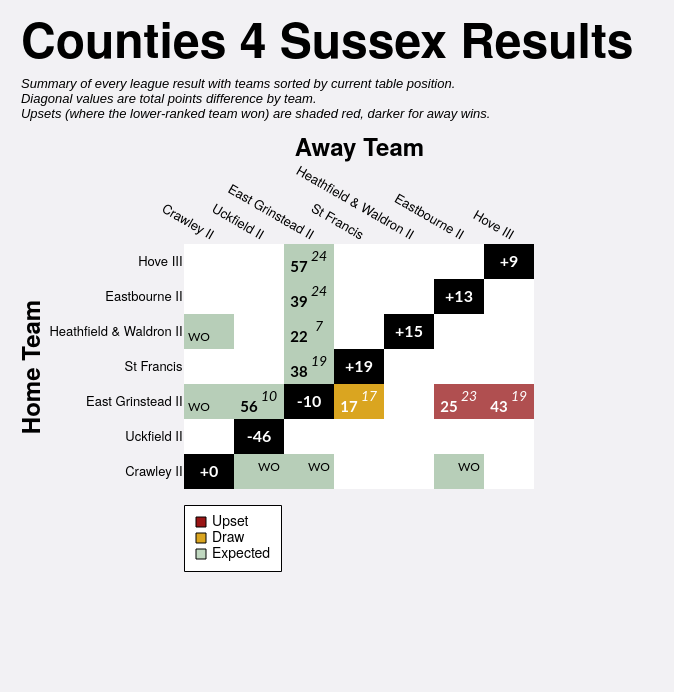

Specify this chart in Vega-Lite:
### Vega-Lite specification from a JSON file in a GitHub repository (floating-point values rounded to 4 significant figures)
{"config": {"axis": {"labelFont": "PT Sans Narrow, Helvetica Neue, Helvetica, Arial, sans-serif", "titleFont": "PT Sans Narrow, Helvetica Neue, Helvetica, Arial, sans-serif", "labelFontSize": 13, "titleFontSize": 24, "gridColor": "#202947", "gridOpacity": 0.2, "zindex": 1}, "text": {"font": "Lato, sans-serif"}, "bar": {"cornerRadiusEnd": 5}, "header": {"labelFont": "PT Sans Narrow, Helvetica Neue, Helvetica, Arial, sans-serif", "titleFont": "PT Sans Narrow, Helvetica Neue, Helvetica, Arial, sans-serif", "labelFontSize": 24, "titleFontSize": 28, "labelFontWeight": "bold", "orient": "left"}, "legend": {"labelFont": "PT Sans Narrow, Helvetica Neue, Helvetica, Arial, sans-serif", "titleFont": "PT Sans Narrow, Helvetica Neue, Helvetica, Arial, sans-serif", "labelFontSize": 14, "titleFontSize": 16, "titlePadding": 5, "fillColor": "white", "strokeColor": "black", "padding": 10, "titleFontWeight": "lighter", "titleFontStyle": "italic", "titleColor": "gray", "offset": 10}, "title": {"font": "PT Sans Narrow, Helvetica Neue, Helvetica, Arial, sans-serif", "fontSize": 48, "fontWeight": "bold", "anchor": "start", "align": "center", "titlePadding": 20, "subtitlePadding": 10, "subtitleFontSize": 13, "subtitleColor": "", "subtitleFontStyle": "italic", "offset": 15, "color": "black"}, "axisX": {"labelAngle": 0}, "facet": {"title": null, "header": null, "align": {"row": "each", "column": "each"}}, "resolve": {"scale": {"y": "independent", "facet": "independent"}}, "background": "#f2f1f4", "scale": {"offsetBandPaddingOuter": 0.2, "offsetBandPaddingInner": 0.1}, "view": {"stroke": null}}, "layer": [{"data": {"name": "data-6b7d4432b47ef945ee47c41974f7fdb5"}, "mark": {"type": "rect"}, "encoding": {"color": {"field": "unexpected_result", "legend": {"columns": 1, "direction": "horizontal", "labelExpr": "datum.value === 'Upset (Away Win)' ? 'Upset' : datum.value", "labelLimit": 220, "offset": 16, "orient": "bottom", "symbolStrokeColor": "black", "symbolStrokeWidth": 1, "values": ["Upset (Away Win)", "Draw", "Expected"]}, "scale": {"domain": ["Expected", "Upset (Home Win)", "Upset (Away Win)", "Draw", "To be played", "N/A"], "range": ["#146f1444", "#991515bb", "#991515", "goldenrod", "white", "black"]}, "title": null, "type": "nominal"}, "opacity": {"condition": {"test": "datum.home_team == param_18['home_team'] || datum.away_team == param_18['home_team'] || !isValid(param_18['home_team'])", "value": 1.0}, "value": 0.1}, "tooltip": [{"field": "home_team", "title": "Home", "type": "nominal"}, {"field": "away_team", "title": "Away", "type": "nominal"}, {"field": "home_score_text", "title": "Home Score", "type": "nominal"}, {"field": "away_score_text", "title": "Away Score", "type": "nominal"}, {"field": "result", "title": "Result", "type": "nominal"}, {"field": "unexpected_result", "title": "Unexpectedness", "type": "nominal"}, {"field": "date", "format": "%d %b %Y", "title": "Date", "type": "temporal"}], "x": {"axis": {"domain": false, "grid": false, "labelAngle": 30, "orient": "top", "ticks": false}, "field": "away_team", "sort": ["Crawley II", "Uckfield II", "East Grinstead II", "St Francis", "Heathfield & Waldron II", "Eastbourne II", "Hove III"], "title": "Away Team", "type": "nominal"}, "y": {"axis": {"domain": false, "grid": false, "ticks": false}, "field": "home_team", "sort": ["Hove III", "Eastbourne II", "Heathfield & Waldron II", "St Francis", "East Grinstead II", "Uckfield II", "Crawley II"], "title": "Home Team", "type": "nominal"}}, "name": "view_17"}, {"data": {"name": "data-6b7d4432b47ef945ee47c41974f7fdb5"}, "mark": {"type": "text", "fontStyle": "italic", "size": 14, "xOffset": 10, "yOffset": -5}, "encoding": {"color": {"condition": {"test": "(datum.home_team == param_18['home_team'] || datum.away_team == param_18['home_team'] || !isValid(param_18['home_team'])) && datum.unexpected_result == 'Expected'", "value": "black"}, "value": "white"}, "text": {"field": "away_score_text", "type": "nominal"}, "x": {"field": "away_team", "sort": ["Crawley II", "Uckfield II", "East Grinstead II", "St Francis", "Heathfield & Waldron II", "Eastbourne II", "Hove III"], "type": "nominal"}, "y": {"field": "home_team", "sort": ["Hove III", "Eastbourne II", "Heathfield & Waldron II", "St Francis", "East Grinstead II", "Uckfield II", "Crawley II"], "type": "nominal"}}, "transform": [{"filter": "datum.away_score_text != '' && datum.away_score_text != 'WO'"}]}, {"data": {"name": "data-6b7d4432b47ef945ee47c41974f7fdb5"}, "mark": {"type": "text", "size": 12, "xOffset": 10, "yOffset": -5}, "encoding": {"color": {"condition": {"test": "(datum.home_team == param_18['home_team'] || datum.away_team == param_18['home_team'] || !isValid(param_18['home_team'])) && datum.unexpected_result == 'Expected'", "value": "black"}, "value": "white"}, "text": {"field": "away_score_text", "type": "nominal"}, "x": {"field": "away_team", "sort": ["Crawley II", "Uckfield II", "East Grinstead II", "St Francis", "Heathfield & Waldron II", "Eastbourne II", "Hove III"], "type": "nominal"}, "y": {"field": "home_team", "sort": ["Hove III", "Eastbourne II", "Heathfield & Waldron II", "St Francis", "East Grinstead II", "Uckfield II", "Crawley II"], "type": "nominal"}}, "transform": [{"filter": "datum.away_score_text == 'WO'"}]}, {"data": {"name": "data-6b7d4432b47ef945ee47c41974f7fdb5"}, "mark": {"type": "text", "fontWeight": "bold", "size": 15, "xOffset": -10, "yOffset": 5}, "encoding": {"color": {"condition": {"test": "(datum.home_team == param_18['home_team'] || datum.away_team == param_18['home_team'] || !isValid(param_18['home_team'])) && datum.unexpected_result == 'Expected'", "value": "black"}, "value": "white"}, "text": {"field": "home_score_text", "type": "nominal"}, "x": {"field": "away_team", "sort": ["Crawley II", "Uckfield II", "East Grinstead II", "St Francis", "Heathfield & Waldron II", "Eastbourne II", "Hove III"], "type": "nominal"}, "y": {"field": "home_team", "sort": ["Hove III", "Eastbourne II", "Heathfield & Waldron II", "St Francis", "East Grinstead II", "Uckfield II", "Crawley II"], "type": "nominal"}}, "transform": [{"filter": "datum.home_score_text != '' && datum.home_score_text != 'WO'"}]}, {"data": {"name": "data-6b7d4432b47ef945ee47c41974f7fdb5"}, "mark": {"type": "text", "size": 12, "xOffset": -10, "yOffset": 5}, "encoding": {"color": {"condition": {"test": "(datum.home_team == param_18['home_team'] || datum.away_team == param_18['home_team'] || !isValid(param_18['home_team'])) && datum.unexpected_result == 'Expected'", "value": "black"}, "value": "white"}, "text": {"field": "home_score_text", "type": "nominal"}, "x": {"field": "away_team", "sort": ["Crawley II", "Uckfield II", "East Grinstead II", "St Francis", "Heathfield & Waldron II", "Eastbourne II", "Hove III"], "type": "nominal"}, "y": {"field": "home_team", "sort": ["Hove III", "Eastbourne II", "Heathfield & Waldron II", "St Francis", "East Grinstead II", "Uckfield II", "Crawley II"], "type": "nominal"}}, "transform": [{"filter": "datum.home_score_text == 'WO'"}]}, {"data": {"name": "data-fecc7afd5414ebbbadb48049a19bf62b"}, "mark": {"type": "text", "color": "white", "fontWeight": "bold", "size": 16}, "encoding": {"text": {"field": "display_text", "type": "nominal"}, "tooltip": [{"field": "home_team", "title": "Team", "type": "nominal"}, {"field": "display_text", "title": "Points Difference", "type": "nominal"}], "x": {"field": "away_team", "sort": ["Crawley II", "Uckfield II", "East Grinstead II", "St Francis", "Heathfield & Waldron II", "Eastbourne II", "Hove III"], "type": "nominal"}, "y": {"field": "home_team", "sort": ["Hove III", "Eastbourne II", "Heathfield & Waldron II", "St Francis", "East Grinstead II", "Uckfield II", "Crawley II"], "type": "nominal"}}}], "height": {"step": 35}, "padding": {"left": 20, "top": 20, "right": 40, "bottom": 120}, "params": [{"name": "param_18", "select": {"type": "point", "clear": "dblclick", "fields": ["home_team"], "on": "click"}, "value": null, "views": ["view_17"]}], "title": {"text": "Counties 4 Sussex Results", "subtitle": ["Summary of every league result with teams sorted by current table position.", "Diagonal values are total points difference by team.", "Upsets (where the lower-ranked team won) are shaded red, darker for away wins."]}, "width": {"step": 50}, "$schema": "https://vega.github.io/schema/vega-lite/v5.20.1.json", "datasets": {"data-6b7d4432b47ef945ee47c41974f7fdb5": [{"home_team": "Crawley II", "away_team": "Crawley II", "match_id": null, "date": "", "home_score": null, "away_score": null, "home_walkover": null, "away_walkover": null, "result": "N/A", "home_score_text": "", "away_score_text": "", "wo_result": "", "score_text": "", "display_text": "+0", "is_diagonal": true, "result_simple": "N/A", "unexpected_result": "N/A", "unexpected_opacity": 1.0}, {"home_team": "Crawley II", "away_team": "East Grinstead II", "match_id": "995325", "date": "2022-10-01T00:00:00", "home_score": null, "away_score": null, "home_walkover": false, "away_walkover": true, "result": "Away Win", "home_score_text": "", "away_score_text": "WO", "wo_result": "AWO", "score_text": "WO", "display_text": "WO", "is_diagonal": false, "result_simple": "Away Win", "unexpected_result": "Expected", "unexpected_opacity": 0.25}, {"home_team": "Crawley II", "away_team": "Eastbourne II", "match_id": "995339", "date": "2022-11-12T00:00:00", "home_score": null, "away_score": null, "home_walkover": false, "away_walkover": true, "result": "Away Win", "home_score_text": "", "away_score_text": "WO", "wo_result": "AWO", "score_text": "WO", "display_text": "WO", "is_diagonal": false, "result_simple": "Away Win", "unexpected_result": "Expected", "unexpected_opacity": 0.25}, {"home_team": "Crawley II", "away_team": "Heathfield & Waldron II", "match_id": null, "date": "", "home_score": null, "away_score": null, "home_walkover": null, "away_walkover": null, "result": "To be played", "home_score_text": "", "away_score_text": "", "wo_result": "", "score_text": "", "display_text": "", "is_diagonal": false, "result_simple": "To be played", "unexpected_result": "To be played", "unexpected_opacity": 1.0}, {"home_team": "Crawley II", "away_team": "Hove III", "match_id": null, "date": "", "home_score": null, "away_score": null, "home_walkover": null, "away_walkover": null, "result": "To be played", "home_score_text": "", "away_score_text": "", "wo_result": "", "score_text": "", "display_text": "", "is_diagonal": false, "result_simple": "To be played", "unexpected_result": "To be played", "unexpected_opacity": 1.0}, {"home_team": "Crawley II", "away_team": "St Francis", "match_id": null, "date": "", "home_score": null, "away_score": null, "home_walkover": null, "away_walkover": null, "result": "To be played", "home_score_text": "", "away_score_text": "", "wo_result": "", "score_text": "", "display_text": "", "is_diagonal": false, "result_simple": "To be played", "unexpected_result": "To be played", "unexpected_opacity": 1.0}, {"home_team": "Crawley II", "away_team": "Uckfield II", "match_id": "995351", "date": "2022-12-10T00:00:00", "home_score": null, "away_score": null, "home_walkover": false, "away_walkover": true, "result": "Away Win", "home_score_text": "", "away_score_text": "WO", "wo_result": "AWO", "score_text": "WO", "display_text": "WO", "is_diagonal": false, "result_simple": "Away Win", "unexpected_result": "Expected", "unexpected_opacity": 0.25}, {"home_team": "East Grinstead II", "away_team": "Crawley II", "match_id": "995349", "date": "2022-12-03T00:00:00", "home_score": null, "away_score": null, "home_walkover": true, "away_walkover": false, "result": "Home Win", "home_score_text": "WO", "away_score_text": "", "wo_result": "HWO", "score_text": "WO", "display_text": "WO", "is_diagonal": false, "result_simple": "Home Win", "unexpected_result": "Expected", "unexpected_opacity": 0.25}, {"home_team": "East Grinstead II", "away_team": "East Grinstead II", "match_id": null, "date": "", "home_score": null, "away_score": null, "home_walkover": null, "away_walkover": null, "result": "N/A", "home_score_text": "", "away_score_text": "", "wo_result": "", "score_text": "", "display_text": "-10", "is_diagonal": true, "result_simple": "N/A", "unexpected_result": "N/A", "unexpected_opacity": 1.0}, {"home_team": "East Grinstead II", "away_team": "Eastbourne II", "match_id": "995326", "date": "2022-10-15T00:00:00", "home_score": 25, "away_score": 23, "home_walkover": false, "away_walkover": false, "result": "Home Win (LBP)", "home_score_text": "25", "away_score_text": "23", "wo_result": "", "score_text": "25-23", "display_text": "25-23", "is_diagonal": false, "result_simple": "Home Win", "unexpected_result": "Upset (Home Win)", "unexpected_opacity": 0.75}, {"home_team": "East Grinstead II", "away_team": "Heathfield & Waldron II", "match_id": null, "date": "", "home_score": null, "away_score": null, "home_walkover": null, "away_walkover": null, "result": "To be played", "home_score_text": "", "away_score_text": "", "wo_result": "", "score_text": "", "display_text": "", "is_diagonal": false, "result_simple": "To be played", "unexpected_result": "To be played", "unexpected_opacity": 1.0}, {"home_team": "East Grinstead II", "away_team": "Hove III", "match_id": "1032189", "date": "2023-01-07T00:00:00", "home_score": 43, "away_score": 19, "home_walkover": false, "away_walkover": false, "result": "Home Win", "home_score_text": "43", "away_score_text": "19", "wo_result": "", "score_text": "43-19", "display_text": "43-19", "is_diagonal": false, "result_simple": "Home Win", "unexpected_result": "Upset (Home Win)", "unexpected_opacity": 0.75}, {"home_team": "East Grinstead II", "away_team": "St Francis", "match_id": "995334", "date": "2022-10-29T00:00:00", "home_score": 17, "away_score": 17, "home_walkover": false, "away_walkover": false, "result": "Draw", "home_score_text": "17", "away_score_text": "17", "wo_result": "", "score_text": "17-17", "display_text": "17-17", "is_diagonal": false, "result_simple": "Draw", "unexpected_result": "Draw", "unexpected_opacity": 0.75}, {"home_team": "East Grinstead II", "away_team": "Uckfield II", "match_id": "1034960", "date": "2023-02-11T00:00:00", "home_score": 56, "away_score": 10, "home_walkover": false, "away_walkover": false, "result": "Home Win", "home_score_text": "56", "away_score_text": "10", "wo_result": "", "score_text": "56-10", "display_text": "56-10", "is_diagonal": false, "result_simple": "Home Win", "unexpected_result": "Expected", "unexpected_opacity": 0.25}, {"home_team": "Eastbourne II", "away_team": "Crawley II", "match_id": null, "date": "", "home_score": null, "away_score": null, "home_walkover": null, "away_walkover": null, "result": "To be played", "home_score_text": "", "away_score_text": "", "wo_result": "", "score_text": "", "display_text": "", "is_diagonal": false, "result_simple": "To be played", "unexpected_result": "To be played", "unexpected_opacity": 1.0}, {"home_team": "Eastbourne II", "away_team": "East Grinstead II", "match_id": "1032182", "date": "2023-01-21T00:00:00", "home_score": 39, "away_score": 24, "home_walkover": false, "away_walkover": false, "result": "Home Win", "home_score_text": "39", "away_score_text": "24", "wo_result": "", "score_text": "39-24", "display_text": "39-24", "is_diagonal": false, "result_simple": "Home Win", "unexpected_result": "Expected", "unexpected_opacity": 0.25}, {"home_team": "Eastbourne II", "away_team": "Eastbourne II", "match_id": null, "date": "", "home_score": null, "away_score": null, "home_walkover": null, "away_walkover": null, "result": "N/A", "home_score_text": "", "away_score_text": "", "wo_result": "", "score_text": "", "display_text": "+13", "is_diagonal": true, "result_simple": "N/A", "unexpected_result": "N/A", "unexpected_opacity": 1.0}, {"home_team": "Eastbourne II", "away_team": "Heathfield & Waldron II", "match_id": null, "date": "", "home_score": null, "away_score": null, "home_walkover": null, "away_walkover": null, "result": "To be played", "home_score_text": "", "away_score_text": "", "wo_result": "", "score_text": "", "display_text": "", "is_diagonal": false, "result_simple": "To be played", "unexpected_result": "To be played", "unexpected_opacity": 1.0}, {"home_team": "Eastbourne II", "away_team": "Hove III", "match_id": null, "date": "", "home_score": null, "away_score": null, "home_walkover": null, "away_walkover": null, "result": "To be played", "home_score_text": "", "away_score_text": "", "wo_result": "", "score_text": "", "display_text": "", "is_diagonal": false, "result_simple": "To be played", "unexpected_result": "To be played", "unexpected_opacity": 1.0}, {"home_team": "Eastbourne II", "away_team": "St Francis", "match_id": null, "date": "", "home_score": null, "away_score": null, "home_walkover": null, "away_walkover": null, "result": "To be played", "home_score_text": "", "away_score_text": "", "wo_result": "", "score_text": "", "display_text": "", "is_diagonal": false, "result_simple": "To be played", "unexpected_result": "To be played", "unexpected_opacity": 1.0}, {"home_team": "Eastbourne II", "away_team": "Uckfield II", "match_id": null, "date": "", "home_score": null, "away_score": null, "home_walkover": null, "away_walkover": null, "result": "To be played", "home_score_text": "", "away_score_text": "", "wo_result": "", "score_text": "", "display_text": "", "is_diagonal": false, "result_simple": "To be played", "unexpected_result": "To be played", "unexpected_opacity": 1.0}, {"home_team": "Heathfield & Waldron II", "away_team": "Crawley II", "match_id": "1034971", "date": "2023-02-11T00:00:00", "home_score": null, "away_score": null, "home_walkover": true, "away_walkover": false, "result": "Home Win", "home_score_text": "WO", "away_score_text": "", "wo_result": "HWO", "score_text": "WO", "display_text": "WO", "is_diagonal": false, "result_simple": "Home Win", "unexpected_result": "Expected", "unexpected_opacity": 0.25}, {"home_team": "Heathfield & Waldron II", "away_team": "East Grinstead II", "match_id": "995341", "date": "2022-11-12T00:00:00", "home_score": 22, "away_score": 7, "home_walkover": false, "away_walkover": false, "result": "Home Win", "home_score_text": "22", "away_score_text": "7", "wo_result": "", "score_text": "22-7", "display_text": "22-7", "is_diagonal": false, "result_simple": "Home Win", "unexpected_result": "Expected", "unexpected_opacity": 0.25}, {"home_team": "Heathfield & Waldron II", "away_team": "Eastbourne II", "match_id": null, "date": "", "home_score": null, "away_score": null, "home_walkover": null, "away_walkover": null, "result": "To be played", "home_score_text": "", "away_score_text": "", "wo_result": "", "score_text": "", "display_text": "", "is_diagonal": false, "result_simple": "To be played", "unexpected_result": "To be played", "unexpected_opacity": 1.0}, {"home_team": "Heathfield & Waldron II", "away_team": "Heathfield & Waldron II", "match_id": null, "date": "", "home_score": null, "away_score": null, "home_walkover": null, "away_walkover": null, "result": "N/A", "home_score_text": "", "away_score_text": "", "wo_result": "", "score_text": "", "display_text": "+15", "is_diagonal": true, "result_simple": "N/A", "unexpected_result": "N/A", "unexpected_opacity": 1.0}, {"home_team": "Heathfield & Waldron II", "away_team": "Hove III", "match_id": null, "date": "", "home_score": null, "away_score": null, "home_walkover": null, "away_walkover": null, "result": "To be played", "home_score_text": "", "away_score_text": "", "wo_result": "", "score_text": "", "display_text": "", "is_diagonal": false, "result_simple": "To be played", "unexpected_result": "To be played", "unexpected_opacity": 1.0}, {"home_team": "Heathfield & Waldron II", "away_team": "St Francis", "match_id": null, "date": "", "home_score": null, "away_score": null, "home_walkover": null, "away_walkover": null, "result": "To be played", "home_score_text": "", "away_score_text": "", "wo_result": "", "score_text": "", "display_text": "", "is_diagonal": false, "result_simple": "To be played", "unexpected_result": "To be played", "unexpected_opacity": 1.0}, {"home_team": "Heathfield & Waldron II", "away_team": "Uckfield II", "match_id": null, "date": "", "home_score": null, "away_score": null, "home_walkover": null, "away_walkover": null, "result": "To be played", "home_score_text": "", "away_score_text": "", "wo_result": "", "score_text": "", "display_text": "", "is_diagonal": false, "result_simple": "To be played", "unexpected_result": "To be played", "unexpected_opacity": 1.0}, {"home_team": "Hove III", "away_team": "Crawley II", "match_id": null, "date": "", "home_score": null, "away_score": null, "home_walkover": null, "away_walkover": null, "result": "To be played", "home_score_text": "", "away_score_text": "", "wo_result": "", "score_text": "", "display_text": "", "is_diagonal": false, "result_simple": "To be played", "unexpected_result": "To be played", "unexpected_opacity": 1.0}, {"home_team": "Hove III", "away_team": "East Grinstead II", "match_id": "995369", "date": "2023-03-04T00:00:00", "home_score": 57, "away_score": 24, "home_walkover": false, "away_walkover": false, "result": "Home Win", "home_score_text": "57", "away_score_text": "24", "wo_result": "", "score_text": "57-24", "display_text": "57-24", "is_diagonal": false, "result_simple": "Home Win", "unexpected_result": "Expected", "unexpected_opacity": 0.25}, {"home_team": "Hove III", "away_team": "Eastbourne II", "match_id": null, "date": "", "home_score": null, "away_score": null, "home_walkover": null, "away_walkover": null, "result": "To be played", "home_score_text": "", "away_score_text": "", "wo_result": "", "score_text": "", "display_text": "", "is_diagonal": false, "result_simple": "To be played", "unexpected_result": "To be played", "unexpected_opacity": 1.0}, {"home_team": "Hove III", "away_team": "Heathfield & Waldron II", "match_id": null, "date": "", "home_score": null, "away_score": null, "home_walkover": null, "away_walkover": null, "result": "To be played", "home_score_text": "", "away_score_text": "", "wo_result": "", "score_text": "", "display_text": "", "is_diagonal": false, "result_simple": "To be played", "unexpected_result": "To be played", "unexpected_opacity": 1.0}, {"home_team": "Hove III", "away_team": "Hove III", "match_id": null, "date": "", "home_score": null, "away_score": null, "home_walkover": null, "away_walkover": null, "result": "N/A", "home_score_text": "", "away_score_text": "", "wo_result": "", "score_text": "", "display_text": "+9", "is_diagonal": true, "result_simple": "N/A", "unexpected_result": "N/A", "unexpected_opacity": 1.0}, {"home_team": "Hove III", "away_team": "St Francis", "match_id": null, "date": "", "home_score": null, "away_score": null, "home_walkover": null, "away_walkover": null, "result": "To be played", "home_score_text": "", "away_score_text": "", "wo_result": "", "score_text": "", "display_text": "", "is_diagonal": false, "result_simple": "To be played", "unexpected_result": "To be played", "unexpected_opacity": 1.0}, {"home_team": "Hove III", "away_team": "Uckfield II", "match_id": null, "date": "", "home_score": null, "away_score": null, "home_walkover": null, "away_walkover": null, "result": "To be played", "home_score_text": "", "away_score_text": "", "wo_result": "", "score_text": "", "display_text": "", "is_diagonal": false, "result_simple": "To be played", "unexpected_result": "To be played", "unexpected_opacity": 1.0}, {"home_team": "St Francis", "away_team": "Crawley II", "match_id": null, "date": "", "home_score": null, "away_score": null, "home_walkover": null, "away_walkover": null, "result": "To be played", "home_score_text": "", "away_score_text": "", "wo_result": "", "score_text": "", "display_text": "", "is_diagonal": false, "result_simple": "To be played", "unexpected_result": "To be played", "unexpected_opacity": 1.0}, {"home_team": "St Francis", "away_team": "East Grinstead II", "match_id": "995361", "date": "2023-01-28T00:00:00", "home_score": 38, "away_score": 19, "home_walkover": false, "away_walkover": false, "result": "Home Win", "home_score_text": "38", "away_score_text": "19", "wo_result": "", "score_text": "38-19", "display_text": "38-19", "is_diagonal": false, "result_simple": "Home Win", "unexpected_result": "Expected", "unexpected_opacity": 0.25}, {"home_team": "St Francis", "away_team": "Eastbourne II", "match_id": null, "date": "", "home_score": null, "away_score": null, "home_walkover": null, "away_walkover": null, "result": "To be played", "home_score_text": "", "away_score_text": "", "wo_result": "", "score_text": "", "display_text": "", "is_diagonal": false, "result_simple": "To be played", "unexpected_result": "To be played", "unexpected_opacity": 1.0}, {"home_team": "St Francis", "away_team": "Heathfield & Waldron II", "match_id": null, "date": "", "home_score": null, "away_score": null, "home_walkover": null, "away_walkover": null, "result": "To be played", "home_score_text": "", "away_score_text": "", "wo_result": "", "score_text": "", "display_text": "", "is_diagonal": false, "result_simple": "To be played", "unexpected_result": "To be played", "unexpected_opacity": 1.0}, {"home_team": "St Francis", "away_team": "Hove III", "match_id": null, "date": "", "home_score": null, "away_score": null, "home_walkover": null, "away_walkover": null, "result": "To be played", "home_score_text": "", "away_score_text": "", "wo_result": "", "score_text": "", "display_text": "", "is_diagonal": false, "result_simple": "To be played", "unexpected_result": "To be played", "unexpected_opacity": 1.0}, {"home_team": "St Francis", "away_team": "St Francis", "match_id": null, "date": "", "home_score": null, "away_score": null, "home_walkover": null, "away_walkover": null, "result": "N/A", "home_score_text": "", "away_score_text": "", "wo_result": "", "score_text": "", "display_text": "+19", "is_diagonal": true, "result_simple": "N/A", "unexpected_result": "N/A", "unexpected_opacity": 1.0}, {"home_team": "St Francis", "away_team": "Uckfield II", "match_id": null, "date": "", "home_score": null, "away_score": null, "home_walkover": null, "away_walkover": null, "result": "To be played", "home_score_text": "", "away_score_text": "", "wo_result": "", "score_text": "", "display_text": "", "is_diagonal": false, "result_simple": "To be played", "unexpected_result": "To be played", "unexpected_opacity": 1.0}, {"home_team": "Uckfield II", "away_team": "Crawley II", "match_id": null, "date": "", "home_score": null, "away_score": null, "home_walkover": null, "away_walkover": null, "result": "To be played", "home_score_text": "", "away_score_text": "", "wo_result": "", "score_text": "", "display_text": "", "is_diagonal": false, "result_simple": "To be played", "unexpected_result": "To be played", "unexpected_opacity": 1.0}, {"home_team": "Uckfield II", "away_team": "East Grinstead II", "match_id": null, "date": "", "home_score": null, "away_score": null, "home_walkover": null, "away_walkover": null, "result": "To be played", "home_score_text": "", "away_score_text": "", "wo_result": "", "score_text": "", "display_text": "", "is_diagonal": false, "result_simple": "To be played", "unexpected_result": "To be played", "unexpected_opacity": 1.0}, {"home_team": "Uckfield II", "away_team": "Eastbourne II", "match_id": null, "date": "", "home_score": null, "away_score": null, "home_walkover": null, "away_walkover": null, "result": "To be played", "home_score_text": "", "away_score_text": "", "wo_result": "", "score_text": "", "display_text": "", "is_diagonal": false, "result_simple": "To be played", "unexpected_result": "To be played", "unexpected_opacity": 1.0}, {"home_team": "Uckfield II", "away_team": "Heathfield & Waldron II", "match_id": null, "date": "", "home_score": null, "away_score": null, "home_walkover": null, "away_walkover": null, "result": "To be played", "home_score_text": "", "away_score_text": "", "wo_result": "", "score_text": "", "display_text": "", "is_diagonal": false, "result_simple": "To be played", "unexpected_result": "To be played", "unexpected_opacity": 1.0}, {"home_team": "Uckfield II", "away_team": "Hove III", "match_id": null, "date": "", "home_score": null, "away_score": null, "home_walkover": null, "away_walkover": null, "result": "To be played", "home_score_text": "", "away_score_text": "", "wo_result": "", "score_text": "", "display_text": "", "is_diagonal": false, "result_simple": "To be played", "unexpected_result": "To be played", "unexpected_opacity": 1.0}, {"home_team": "Uckfield II", "away_team": "St Francis", "match_id": null, "date": "", "home_score": null, "away_score": null, "home_walkover": null, "away_walkover": null, "result": "To be played", "home_score_text": "", "away_score_text": "", "wo_result": "", "score_text": "", "display_text": "", "is_diagonal": false, "result_simple": "To be played", "unexpected_result": "To be played", "unexpected_opacity": 1.0}, {"home_team": "Uckfield II", "away_team": "Uckfield II", "match_id": null, "date": "", "home_score": null, "away_score": null, "home_walkover": null, "away_walkover": null, "result": "N/A", "home_score_text": "", "away_score_text": "", "wo_result": "", "score_text": "", "display_text": "-46", "is_diagonal": true, "result_simple": "N/A", "unexpected_result": "N/A", "unexpected_opacity": 1.0}], "data-fecc7afd5414ebbbadb48049a19bf62b": [{"home_team": "Crawley II", "away_team": "Crawley II", "match_id": null, "date": "", "home_score": null, "away_score": null, "home_walkover": null, "away_walkover": null, "result": "N/A", "home_score_text": "", "away_score_text": "", "wo_result": "", "score_text": "", "display_text": "+0", "is_diagonal": true, "result_simple": "N/A", "unexpected_result": "N/A", "unexpected_opacity": 1.0}, {"home_team": "East Grinstead II", "away_team": "East Grinstead II", "match_id": null, "date": "", "home_score": null, "away_score": null, "home_walkover": null, "away_walkover": null, "result": "N/A", "home_score_text": "", "away_score_text": "", "wo_result": "", "score_text": "", "display_text": "-10", "is_diagonal": true, "result_simple": "N/A", "unexpected_result": "N/A", "unexpected_opacity": 1.0}, {"home_team": "Eastbourne II", "away_team": "Eastbourne II", "match_id": null, "date": "", "home_score": null, "away_score": null, "home_walkover": null, "away_walkover": null, "result": "N/A", "home_score_text": "", "away_score_text": "", "wo_result": "", "score_text": "", "display_text": "+13", "is_diagonal": true, "result_simple": "N/A", "unexpected_result": "N/A", "unexpected_opacity": 1.0}, {"home_team": "Heathfield & Waldron II", "away_team": "Heathfield & Waldron II", "match_id": null, "date": "", "home_score": null, "away_score": null, "home_walkover": null, "away_walkover": null, "result": "N/A", "home_score_text": "", "away_score_text": "", "wo_result": "", "score_text": "", "display_text": "+15", "is_diagonal": true, "result_simple": "N/A", "unexpected_result": "N/A", "unexpected_opacity": 1.0}, {"home_team": "Hove III", "away_team": "Hove III", "match_id": null, "date": "", "home_score": null, "away_score": null, "home_walkover": null, "away_walkover": null, "result": "N/A", "home_score_text": "", "away_score_text": "", "wo_result": "", "score_text": "", "display_text": "+9", "is_diagonal": true, "result_simple": "N/A", "unexpected_result": "N/A", "unexpected_opacity": 1.0}, {"home_team": "St Francis", "away_team": "St Francis", "match_id": null, "date": "", "home_score": null, "away_score": null, "home_walkover": null, "away_walkover": null, "result": "N/A", "home_score_text": "", "away_score_text": "", "wo_result": "", "score_text": "", "display_text": "+19", "is_diagonal": true, "result_simple": "N/A", "unexpected_result": "N/A", "unexpected_opacity": 1.0}, {"home_team": "Uckfield II", "away_team": "Uckfield II", "match_id": null, "date": "", "home_score": null, "away_score": null, "home_walkover": null, "away_walkover": null, "result": "N/A", "home_score_text": "", "away_score_text": "", "wo_result": "", "score_text": "", "display_text": "-46", "is_diagonal": true, "result_simple": "N/A", "unexpected_result": "N/A", "unexpected_opacity": 1.0}]}}
